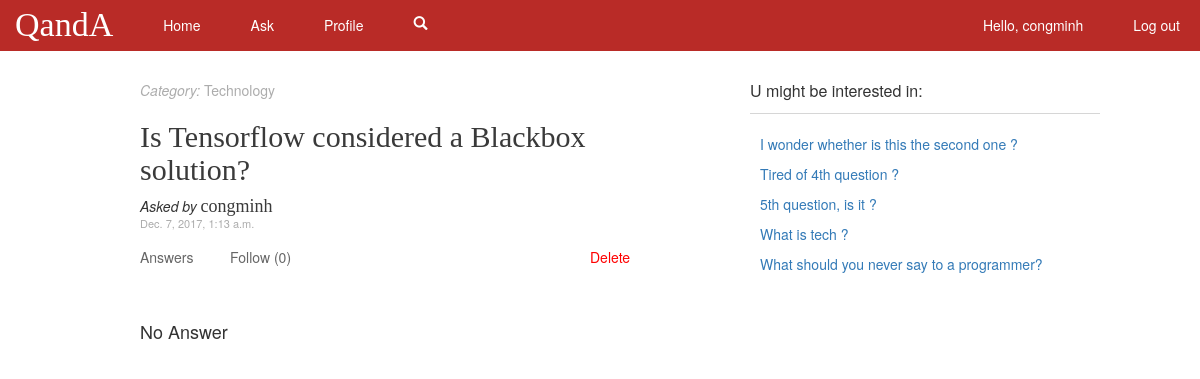
The page /question/21/ (signed in) on the database as committed earlier.
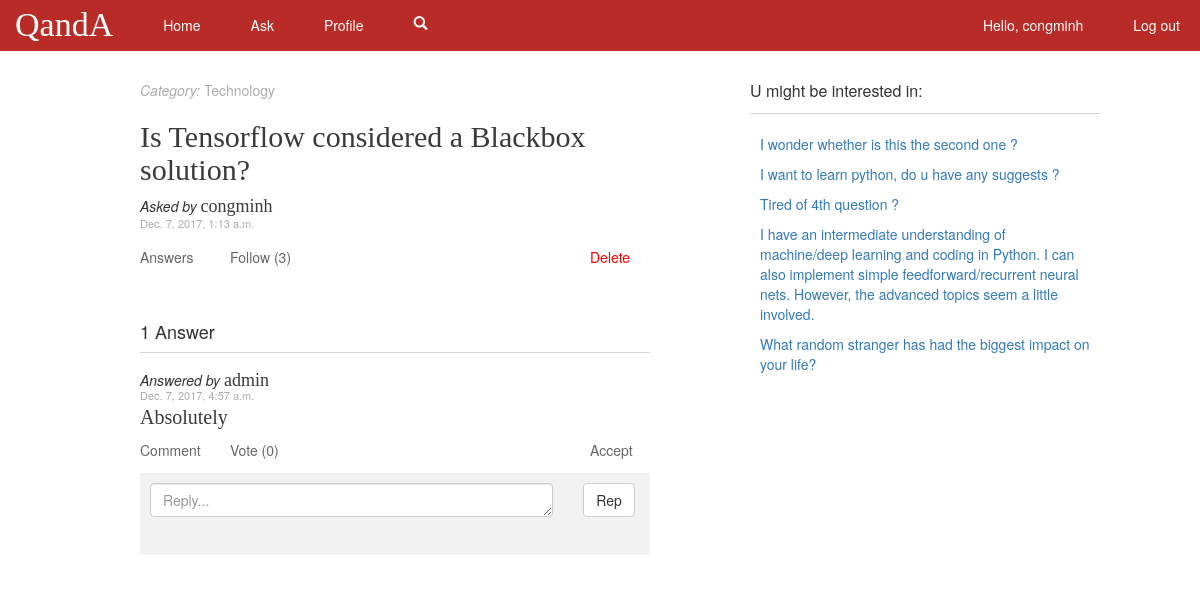
The same page on the database as committed later.
### polls/models.py (models this page shows, shortened)
class Question(models.Model):
	content = models.CharField(max_length=200)
	category = models.CharField(max_length=30, null=True)
	time = models.DateTimeField('date asked')
	user = models.ForeignKey(User, on_delete=models.CASCADE, related_name="creator")
	followers = models.ManyToManyField(User, related_name="followers")

class Answer(models.Model):
	content = models.CharField(max_length=1000)
	time = models.DateTimeField('date answered')
	accepted = models.BooleanField(default=False)
	user = models.ForeignKey(User, on_delete=models.CASCADE)
	question = models.ForeignKey(Question, on_delete=models.CASCADE)
	voters = models.ManyToManyField(User, related_name="voters")

### polls/views.py (the view)
# urls.py: url(r'^question/(?P<question_id>[0-9]+)/$', views.detail, name='details'),
@login_required
def detail(request, question_id):
	template_name = 'polls/details.html'
	try:
		question = Question.objects.get(id=question_id)
		answers = Answer.objects.filter(question=question).order_by('-accepted','-time')
		comments = []
		votes = []
		relateds = []
		follow = "Follow"
		if request.user in question.followers.all():
			follow = "Unfollow"
		follow_num = len(question.followers.all())
		for answer in answers:
			if request.user in answer.voters.all():
				votes.append((answer.id, 'Unvote', len(answer.voters.all())))
			else:
				votes.append((answer.id, 'Vote', len(answer.voters.all())))
			for comment in Comment.objects.filter(answer=answer):
				comments.append(comment)
		def sen2vec(txts):
			payload = {'text': txts}
			r = requests.post('http://localhost:5000/', data=json.dumps(payload))
			res = json.loads(r.text)
			return res['vector']
		def dist(v1, v2):
			d = v1 - v2
			return np.linalg.norm(d)
		def related(target_ques, questions):
			txts = [question.content for question in questions]
			txts.append(target_ques.content)
			vectors = sen2vec(txts)
			ques_dis_list = []
			i = 0
			for question in questions:
				p = dist(np.array(vectors[-1], dtype=np.float32), np.array(vectors[i], dtype=np.float32))
				ques_dis_list.append((question, p))
				i = i + 1
			ques_dis_list.sort(key = lambda x: x[1])
			res = [question for question, p in ques_dis_list]
			return res
		questions = Question.objects.filter(category=question.category).filter(~Q(id = question_id))
		try:
			relateds = related(question, questions)[:5]
		except:
			relateds = Question.objects.annotate(follow_num = Count('followers')).order_by('-follow_num').filter(~Q(id = question_id))[:5]
	except:
		raise Http404("Question does not exist")
	context = {'question': question, 'answers' : answers, 'num' : len(answers), 'myform': AnswerForm(), 'comments': comments,
				'cmtform' : CommentForm(), 'follow' : follow, 'follow_num' : follow_num, 'votes' : votes, 'relateds' : relateds}
	return render(request, template_name, context)

### polls/forms.py
class AnswerForm(forms.ModelForm):
	class Meta:
		model = Answer
		fields = ['content']
		labels = {'content' : ''}
		widgets = {'content' : forms.Textarea(attrs={'class' : 'form-control', 'rows' : 5, 'placeholder' : 'Help me, pls :)!'})}

class CommentForm(forms.ModelForm):
	class Meta:
		model = Comment
		fields = ['content']
		labels = {'content' : ''}
		widgets = {'content' : forms.Textarea(attrs={'class' : 'form-control', 'rows' : 1, 'placeholder' : 'Reply...'})}

### polls/templates/polls/details.html (shortened to what this page needs)
{% extends "polls/base.html" %}
{% load static %}
{% block content %}
<div class="container-fluid col-xs-6" id="qbox">
	<div><a href="{% url 'polls:category' question.category %}" class="category"><i>Category:</i> {{question.category}}</a></div>
	<h2><p class="accent-text">{{question.content}}</p></h2>
	<div><span class="tagging-text">Asked by </span><a href="{% url 'polls:profile' question.user.id %}" class="accent-text username">{{question.user.username}}</a></div>
	<div class="time">{{question.time}}</div>
	<div class="row" style="margin-top: 15px; margin-bottom: 5px">
		<div class="col-xs-2" onclick="toggle_visibility('ans_form');"> <a class="side-pannel-text" href="#">Answers</a></div>
		<div class="col-xs-8">
			<a href="{% url 'polls:follow' question.id %}" class="side-pannel-text">{{ follow }}</a>
			<span class="side-pannel-text">({{ follow_num }})</span>
		</div>
		{% if question.user.id == user.id %}
		<div class="col-xs-2">
			<a href="{% url 'polls:delete' question.id %}" style="color:red">Delete</a>
		</div>
		{% endif %}
	</div>
	<br><br>
	{%if num > 1%}
		<h4>{{num}} Answers<h4>
	{%elif num == 1%}
		<h4>{{num}} Answer<h4>
	{%else%}
		<h4>No Answer<h4>
	{%endif%}
	{% for answer in answers %}
	<hr class="hrstyle" width="100%">
	<div style="margin-top: 20px; margin-bottom: 20px">
		<div><span class="tagging-text">Answered by </span><a href="{% url 'polls:profile' answer.user.id %}" class="accent-text username">{{answer.user.username}}</a></div>
		<div class="time"> {{ answer.time }} </div>
		<p class="answer-text accent-text"> {{ answer.content }} </p>
		<div class="row" style="margin-top: 15px; margin-bottom: 15px">
			<div class="col-xs-2"> <a class="side-pannel-text" href="#">Comment</a></div>
			<div class="col-xs-8">
					{% for id, text, no in votes %}
					{% if id == answer.id %}
						<a href="{% url 'polls:vote' answer.id %}" class="side-pannel-text">{{ text }} ({{no}})</a>
					{% endif %}
					{% endfor %}
			</div>
			<div class="col-xs-2">
					{% if question.user.id == user.id %}
						<a href="{% url 'polls:accept' answer.id %}" class="side-pannel-text">
							{% if answer.accepted %}
								<div class="side-pannel-text" style="color: green">Accepted</div>
							{% else %}
								<div class="side-pannel-text">Accept</div>
							{% endif %}
						</a>
					{% else %}
						<a class="side-pannel-text">
							{% if answer.accepted %}
								<div style="color: green">Accepted</div>
							{% endif %}
						</a>
					{% endif %}
			</div>
		</div>
		<div class="comment">
			<div id="new_cmt_form" class="cmt-item">{% include 'polls/new_comment.html' with form=cmtform answer_id=answer.id %}
			</div>
		</div>
	</div>
	{% endfor %}
</div>
<div class="col-xs-6" style="margin-top: 80px; padding: 0 100 0 100" >
	<div class="side-pannel-header" style="margin-bottom:10px">U might be interested in:</div>
	<hr class="hrstyle" width="100%">
	<div style="padding: 10 10 10 10">
		{% for rel in relateds %}
			<div style=" margin-top: 10px">
				<a href="{% url 'polls:details' rel.id %}">{{ rel.content }}</a>
			</div>
		{% endfor %}
	</div>
</div>
{% endblock content %}

### polls/templates/polls/new_comment.html (shortened to what this page needs)
<div>
	<form method="post" class="form" role="form" action="{% url 'polls:newcomment' answer_id %}">
		<div class="row">
			<span class="col-xs-10"> {{ form.as_p }}</span>
			<span class="col-xs-2"><input class="btn btn-default" type="submit" value="Rep"></span>
		</div>
	</form>
</div>

Rows that differ between the two databases and show on the page:
no longer on this page (row unchanged): Question: content "5th question, is it ?"
no longer on this page (row unchanged): Question: content "What is tech ?"
no longer on this page (row unchanged): Question: content "What should you never say to a programmer?"
added Answer: user.username "admin", time "Dec. 7, 2017, 4:57 a.m.", content "Absolutely", votes "Vote", votes "0", accepted "Accept"
now on this page (row unchanged): Question: content "I want to learn python, do u have any suggests ?"
added Question: content "I have an intermediate understanding of machine/deep learning and coding in Python. I can also implement simple feedforward/recurrent neural nets. However, the advanced topics seem a little involved."
added Question: content "What random stranger has had the biggest impact on your life?"
Other text that changed with them:
{{ follow_num }}: "0" → "3"
{{ num }}: (not shown) → "1"
text no longer shown: "No Answer"
text now shown: "Answer"
